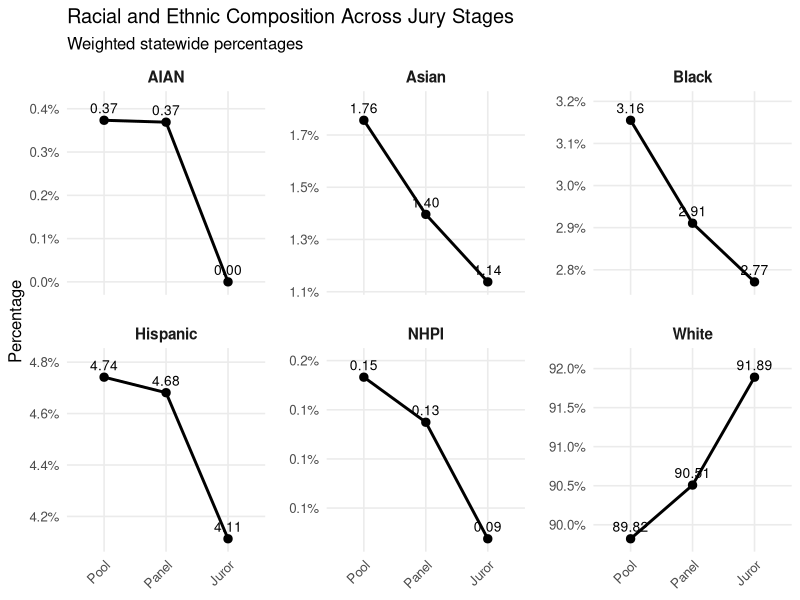
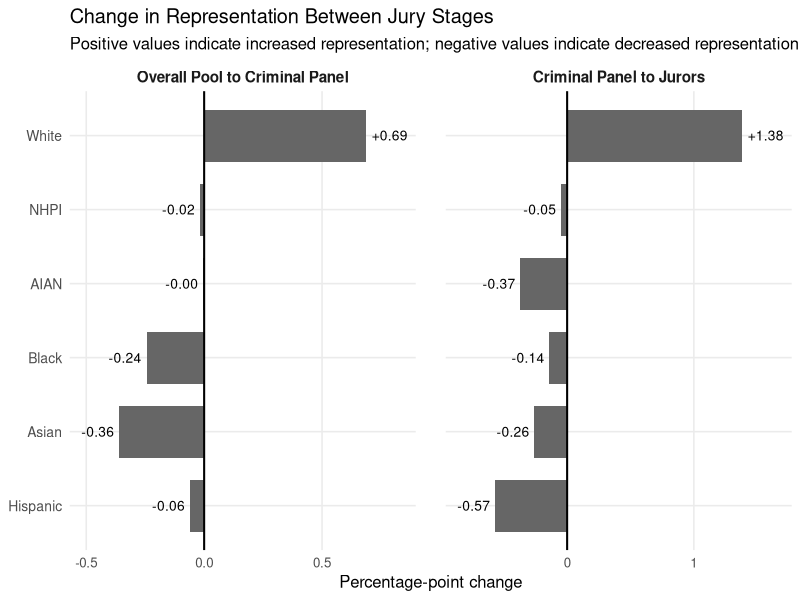
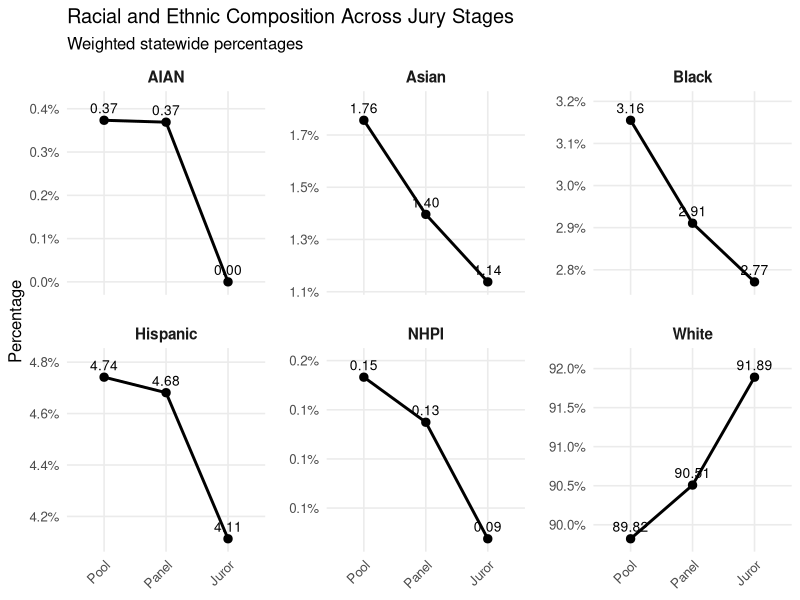
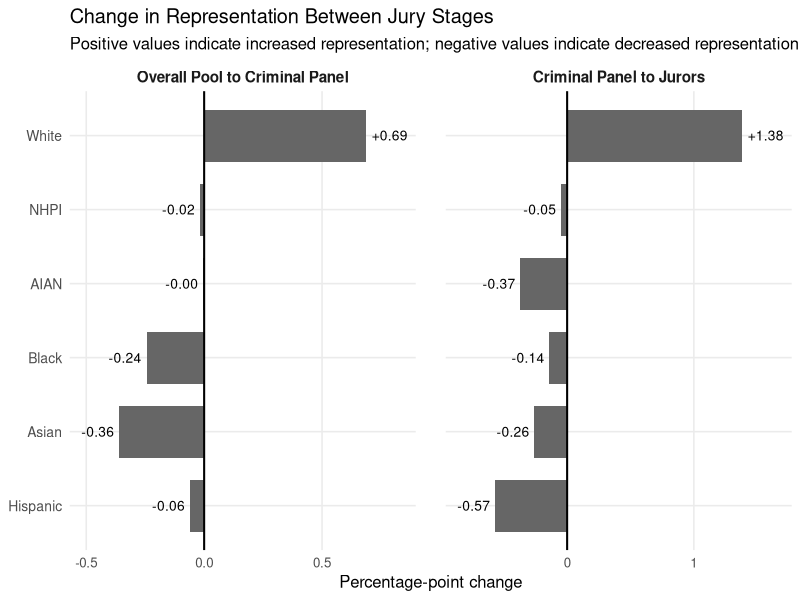

The R script that drew these images, in order:
# ============================================================
# JURY STAGE ANALYSIS
# Iowa Jury Pool Analysis
#
# Purpose:
# Examine changes in racial and ethnic representation
# across the overall pool, criminal panel, and juror
# stages of the jury selection process.
#
# Outputs:
# - Statewide composition table
# - Stage composition figure
# - Percentage-point change table
# - Percentage-point change figure
# - County-level summary table
# - Wilcoxon signed-rank test results
# ============================================================


# ------------------------------------------------------------
# 1. Load packages and import data
# ------------------------------------------------------------

library(tidyverse)
library(scales)

jury_stages_raw <- read_csv(
  "data/processed/new_main_view.csv",
  show_col_types = FALSE
)

# Create the output folder if it does not already exist
dir.create(
  "outputs/figures",
  recursive = TRUE,
  showWarnings = FALSE
)


# ------------------------------------------------------------
# 2. Clean race labels and create stage variable
# ------------------------------------------------------------

jury_stages <- jury_stages_raw %>%
  mutate(
    court_number = str_pad(
      as.character(court_number),
      width = 3,
      pad = "0"
    ),
    
    race = case_when(
      race %in% c("HLSO", "HLSO Ethnicity") ~
        "Hispanic/Latino",
      
      race == "American Indian/Alaskan Native" ~
        "American Indian/Alaska Native",
      
      TRUE ~ race
    ),
    
    stage = case_when(
      dataset == "Overall Pool" ~
        "Overall Pool",
      
      dataset == "Criminal Panel" ~
        "Criminal Panel",
      
      dataset == "Empanelment" &
        result_status == "Juror" ~
        "Juror",
      
      TRUE ~ NA_character_
    )
  )


# ------------------------------------------------------------
# 3. Calculate statewide composition by stage
# ------------------------------------------------------------

# Multiracial is excluded because it is not available in the
# empanelment records and therefore cannot be compared across
# all three stages.

statewide_stage_composition <- jury_stages %>%
  filter(
    !is.na(stage),
    race != "Multiracial"
  ) %>%
  group_by(stage, race) %>%
  summarise(
    race_count = sum(jury_count, na.rm = TRUE),
    .groups = "drop"
  ) %>%
  group_by(stage) %>%
  mutate(
    stage_total = sum(race_count),
    statewide_pct = 100 * race_count / stage_total
  ) %>%
  ungroup() %>%
  mutate(
    stage = factor(
      stage,
      levels = c(
        "Overall Pool",
        "Criminal Panel",
        "Juror"
      )
    )
  )

View(statewide_stage_composition)


# ------------------------------------------------------------
# 4. Figure 1: Composition across jury stages
# ------------------------------------------------------------

stage_composition_plot <- statewide_stage_composition %>%
  mutate(
    stage = factor(
      stage,
      levels = c(
        "Overall Pool",
        "Criminal Panel",
        "Juror"
      ),
      labels = c(
        "Pool",
        "Panel",
        "Juror"
      )
    ),
    
    race = recode(
      race,
      "Black/African American" = "Black",
      "American Indian/Alaska Native" = "AIAN",
      "Native Hawaiian/Pacific Islander" = "NHPI",
      "Hispanic/Latino" = "Hispanic"
    )
  ) %>%
  ggplot(
    aes(
      x = stage,
      y = statewide_pct,
      group = race
    )
  ) +
  geom_line(
    linewidth = 1,
    color = "black"
  ) +
  geom_point(
    size = 2.5,
    color = "black"
  ) +
  geom_text(
    aes(
      label = sprintf("%.2f", statewide_pct)
    ),
    size = 3.5,
    vjust = -0.7
  ) +
  facet_wrap(
    ~ race,
    scales = "free_y"
  ) +
  scale_y_continuous(
    labels = label_number(
      accuracy = 0.1,
      suffix = "%"
    ),
    expand = expansion(
      mult = c(0.08, 0.18)
    )
  ) +
  labs(
    title = "Racial and Ethnic Composition Across Jury Stages",
    subtitle = "Weighted statewide percentages",
    x = NULL,
    y = "Percentage"
  ) +
  theme_minimal(base_size = 12) +
  theme(
    panel.grid.minor = element_blank(),
    panel.spacing = unit(1.2, "lines"),
    legend.position = "none",
    
    strip.text = element_text(
      face = "bold",
      size = 11
    ),
    
    axis.text.x = element_text(
      angle = 45,
      hjust = 1
    )
  )

stage_composition_plot

ggsave(
  filename =
    "outputs/figures/stage_composition_by_race.png",
  plot = stage_composition_plot,
  width = 12,
  height = 8,
  dpi = 300
)


# ------------------------------------------------------------
# 5. Calculate statewide percentage-point changes
# ------------------------------------------------------------

statewide_stage_changes <- statewide_stage_composition %>%
  select(
    race,
    stage,
    statewide_pct
  ) %>%
  pivot_wider(
    names_from = stage,
    values_from = statewide_pct
  ) %>%
  mutate(
    `Pool → Panel` =
      `Criminal Panel` - `Overall Pool`,
    
    `Panel → Juror` =
      Juror - `Criminal Panel`,
    
    `Pool → Juror` =
      Juror - `Overall Pool`
  ) %>%
  arrange(`Pool → Juror`)

View(statewide_stage_changes)


# ------------------------------------------------------------
# 6. Figure 2: Changes between jury stages
# ------------------------------------------------------------

stage_change_long <- statewide_stage_changes %>%
  select(
    race,
    `Pool → Panel`,
    `Panel → Juror`
  ) %>%
  pivot_longer(
    cols = -race,
    names_to = "transition",
    values_to = "percentage_point_change"
  ) %>%
  mutate(
    transition = recode(
      transition,
      `Pool → Panel` =
        "Overall Pool to Criminal Panel",
      
      `Panel → Juror` =
        "Criminal Panel to Jurors"
    ),
    
    transition = factor(
      transition,
      levels = c(
        "Overall Pool to Criminal Panel",
        "Criminal Panel to Jurors"
      )
    ),
    
    race = recode(
      race,
      "Black/African American" = "Black",
      "American Indian/Alaska Native" = "AIAN",
      "Native Hawaiian/Pacific Islander" = "NHPI",
      "Hispanic/Latino" = "Hispanic"
    )
  )

stage_change_plot <- stage_change_long %>%
  ggplot(
    aes(
      x = percentage_point_change,
      y = reorder(race, percentage_point_change)
    )
  ) +
  geom_col(
    width = 0.7,
    fill = "grey40"
  ) +
  geom_vline(
    xintercept = 0,
    linewidth = 0.7,
    color = "black"
  ) +
  geom_text(
    aes(
      label = sprintf(
        "%+.2f",
        percentage_point_change
      ),
      
      hjust = if_else(
        percentage_point_change >= 0,
        -0.15,
        1.15
      )
    ),
    size = 3.5
  ) +
  facet_wrap(
    ~ transition,
    scales = "free_x",
    nrow = 1
  ) +
  scale_x_continuous(
    expand = expansion(
      mult = c(0.20, 0.20)
    )
  ) +
  labs(
    title =
      "Change in Representation Between Jury Stages",
    
    subtitle = paste(
      "Positive values indicate increased representation;",
      "negative values indicate decreased representation"
    ),
    
    x = "Percentage-point change",
    y = NULL
  ) +
  theme_minimal(base_size = 12) +
  theme(
    panel.grid.minor = element_blank(),
    panel.spacing = unit(1.5, "lines"),
    
    strip.text = element_text(
      face = "bold",
      size = 11
    ),
    
    axis.text.y = element_text(
      size = 10
    )
  )

stage_change_plot

ggsave(
  filename =
    "outputs/figures/stage_percentage_point_changes.png",
  plot = stage_change_plot,
  width = 11,
  height = 6,
  dpi = 300
)


# ------------------------------------------------------------
# 7. Create matched county-level stage data
# ------------------------------------------------------------

county_stage_wide <- jury_stages %>%
  filter(
    !is.na(stage),
    race != "Multiracial"
  ) %>%
  select(
    court_number,
    county_name,
    race,
    stage,
    jury_pct
  ) %>%
  pivot_wider(
    names_from = stage,
    values_from = jury_pct
  ) %>%
  mutate(
    pool_panel_change =
      `Criminal Panel` - `Overall Pool`,
    
    panel_juror_change =
      Juror - `Criminal Panel`,
    
    pool_juror_change =
      Juror - `Overall Pool`
  )


# Summarize the typical county-level change

county_change_summary <- county_stage_wide %>%
  summarise(
    `Pool → Panel` =
      median(
        pool_panel_change,
        na.rm = TRUE
      ),
    
    `Panel → Juror` =
      median(
        panel_juror_change,
        na.rm = TRUE
      ),
    
    `Pool → Juror` =
      median(
        pool_juror_change,
        na.rm = TRUE
      ),
    
    .by = race
  ) %>%
  mutate(
    across(
      where(is.numeric),
      ~ round(.x, 3)
    )
  ) %>%
  arrange(race)

View(county_change_summary)


# ------------------------------------------------------------
# 8. Paired Wilcoxon signed-rank tests
# ------------------------------------------------------------

# The Wilcoxon test determines whether county-level changes
# are consistently above or below zero across matched counties.

run_paired_wilcoxon <- function(
    data,
    earlier_stage,
    later_stage,
    comparison_name
) {
  
  data %>%
    filter(
      !is.na(.data[[earlier_stage]]),
      !is.na(.data[[later_stage]])
    ) %>%
    group_by(race) %>%
    group_modify(
      ~ {
        
        test_result <- wilcox.test(
          x = .x[[later_stage]],
          y = .x[[earlier_stage]],
          paired = TRUE,
          exact = FALSE
        )
        
        tibble(
          median_change = median(
            .x[[later_stage]] -
              .x[[earlier_stage]],
            na.rm = TRUE
          ),
          
          p_value = test_result$p.value
        )
      }
    ) %>%
    ungroup() %>%
    mutate(
      comparison = comparison_name
    )
}


# Run the three comparisons

pool_panel_tests <- run_paired_wilcoxon(
  data = county_stage_wide,
  earlier_stage = "Overall Pool",
  later_stage = "Criminal Panel",
  comparison_name = "pool_panel"
)

panel_juror_tests <- run_paired_wilcoxon(
  data = county_stage_wide,
  earlier_stage = "Criminal Panel",
  later_stage = "Juror",
  comparison_name = "panel_juror"
)

pool_juror_tests <- run_paired_wilcoxon(
  data = county_stage_wide,
  earlier_stage = "Overall Pool",
  later_stage = "Juror",
  comparison_name = "pool_juror"
)


# Combine results and adjust for multiple tests

stage_tests_long <- bind_rows(
  pool_panel_tests,
  panel_juror_tests,
  pool_juror_tests
) %>%
  group_by(comparison) %>%
  mutate(
    p_adjusted = p.adjust(
      p_value,
      method = "BH"
    )
  ) %>%
  ungroup()


# Create one clean row per race

stage_tests_report <- stage_tests_long %>%
  select(
    race,
    comparison,
    median_change,
    p_adjusted
  ) %>%
  pivot_wider(
    names_from = comparison,
    values_from = c(
      median_change,
      p_adjusted
    )
  ) %>%
  rename(
    `Pool → Panel` =
      median_change_pool_panel,
    
    `Panel → Juror` =
      median_change_panel_juror,
    
    `Pool → Juror` =
      median_change_pool_juror,
    
    `Pool → Panel p` =
      p_adjusted_pool_panel,
    
    `Panel → Juror p` =
      p_adjusted_panel_juror,
    
    `Pool → Juror p` =
      p_adjusted_pool_juror
  ) %>%
  mutate(
    across(
      c(
        `Pool → Panel`,
        `Panel → Juror`,
        `Pool → Juror`
      ),
      ~ round(.x, 3)
    ),
    
    across(
      contains(" p"),
      ~ case_when(
        .x < 0.001 ~ "<0.001",
        TRUE ~ sprintf("%.3f", .x)
      )
    )
  ) %>%
  arrange(race)

View(stage_tests_report)

print(stage_tests_report)


# ------------------------------------------------------------
# 9. Export final tables
# ------------------------------------------------------------

dir.create(
  "outputs/tables",
  recursive = TRUE,
  showWarnings = FALSE
)

write_csv(
  statewide_stage_composition,
  "outputs/tables/statewide_stage_composition.csv"
)

write_csv(
  statewide_stage_changes,
  "outputs/tables/statewide_stage_changes.csv"
)

write_csv(
  county_change_summary,
  "outputs/tables/county_stage_changes.csv"
)

write_csv(
  stage_tests_report,
  "outputs/tables/stage_wilcoxon_tests.csv"
)
